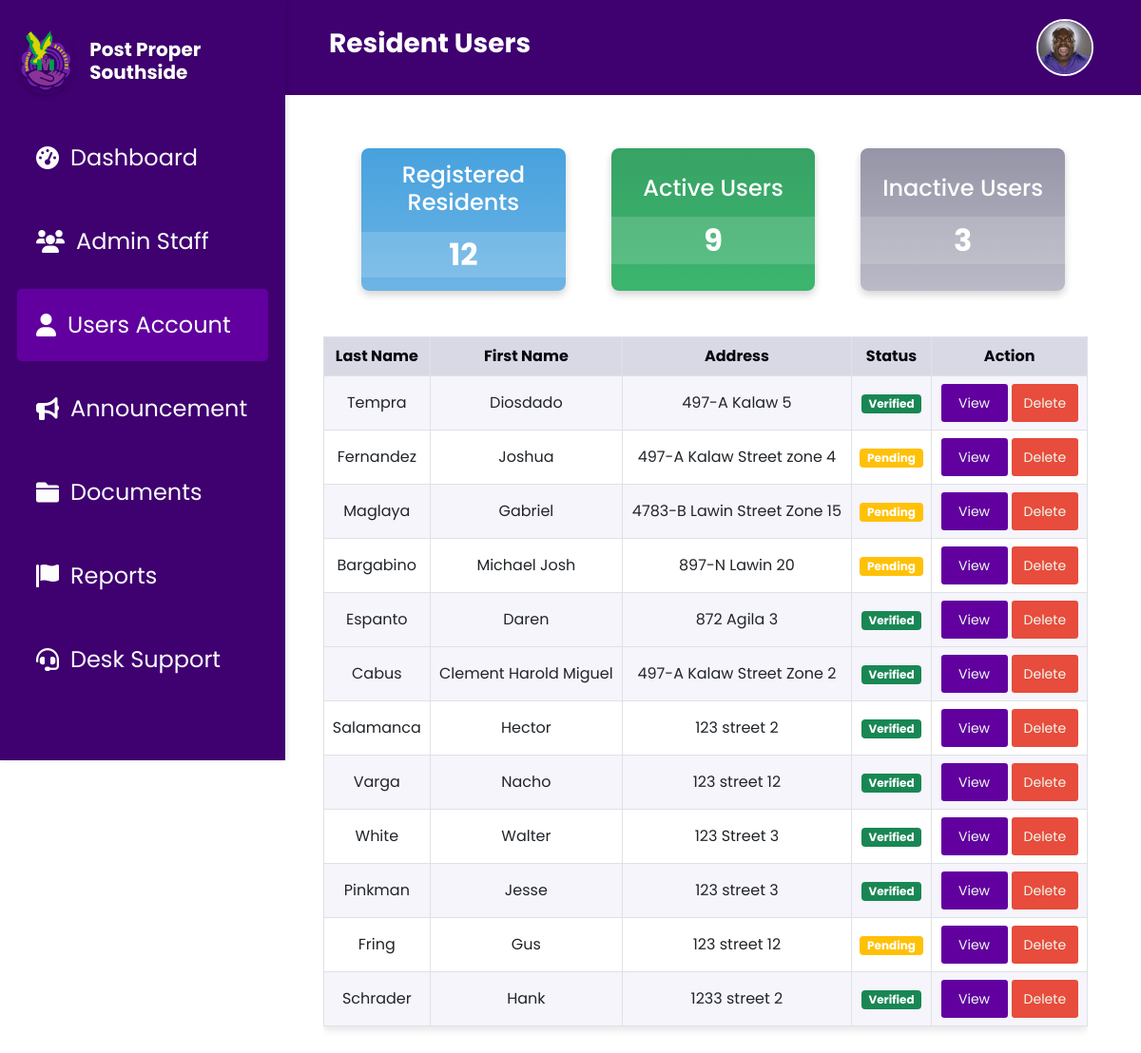
Page /users.php (signed in) on the earlier database version.
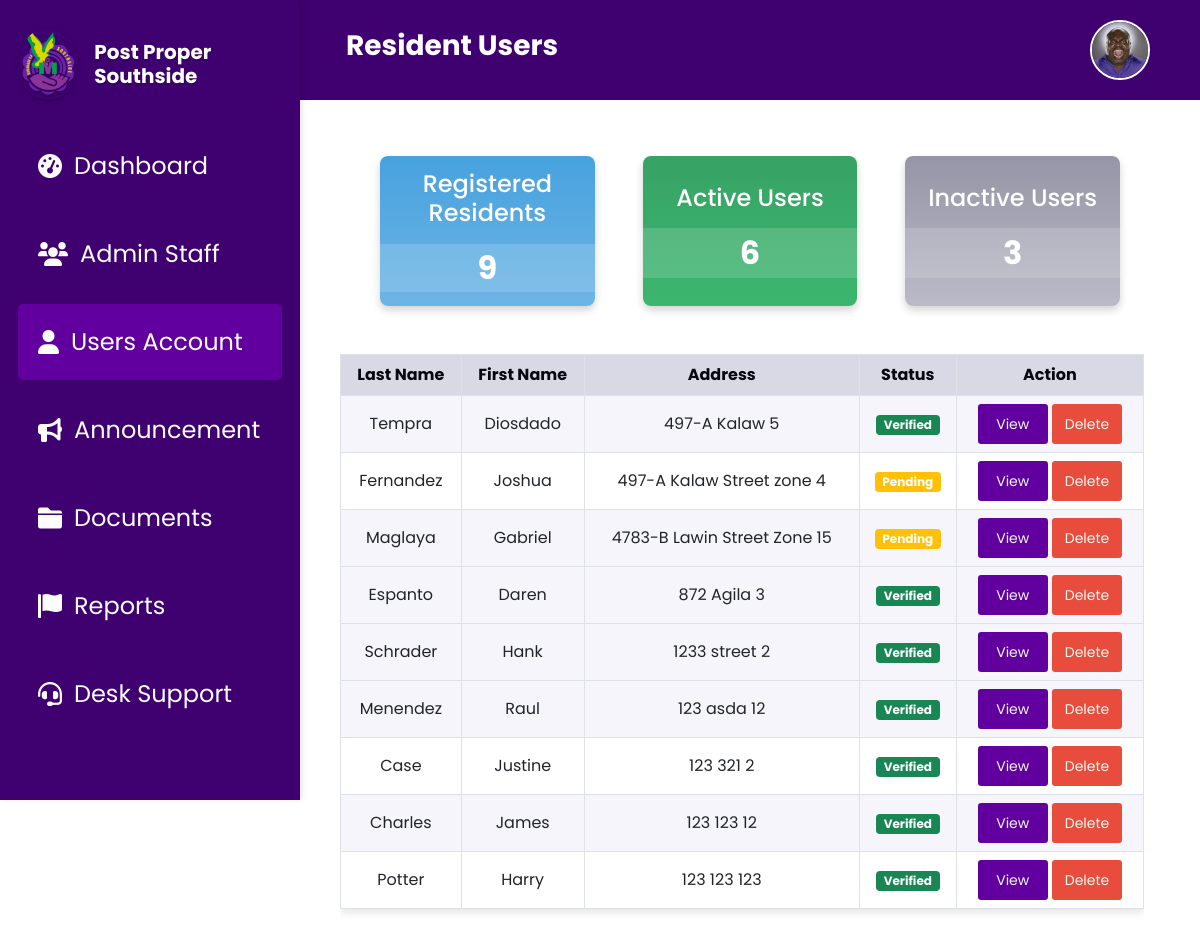
Same page on the later database version.
### tables this page shows
CREATE TABLE `user_accounts` (
  `id` int(11) NOT NULL,
  `firstName` varchar(50) NOT NULL,
  `lastName` varchar(50) NOT NULL,
  `username` varchar(50) NOT NULL,
  `age` int(11) DEFAULT NULL,
  `gender` enum('male','female') NOT NULL,
  `adrHouseNo` varchar(10) DEFAULT NULL,
  `adrZone` varchar(20) DEFAULT NULL,
  `adrStreet` varchar(100) DEFAULT NULL,
  `birthday` varchar(255) DEFAULT NULL,
  `password` varchar(255) NOT NULL,
  `user_profile_picture` longtext NOT NULL,
  `last_active` timestamp NULL DEFAULT NULL,
  `full_name` varchar(255) GENERATED ALWAYS AS (concat(`firstName`,' ',`lastName`)) STORED,
  `status` enum('pending','verified','rejected') NOT NULL DEFAULT 'pending',
  `user_valid_id` longtext DEFAULT NULL,
  `user_valid_id_back` longtext DEFAULT NULL
);

### users.php (the view, shortened to what this page needs)
<?php
include 'db.php';
$inactiveThreshold = date('Y-m-d H:i:s', strtotime('-30 days'));
try {
    $sql = "SELECT id, firstName, lastName, age, gender, adrHouseNo, adrZone, adrStreet, birthday, status FROM user_accounts";
    $stmt = $conn->prepare($sql);
    $stmt->execute();
    $users = $stmt->fetchAll(PDO::FETCH_ASSOC);
    $registeredResidentsQuery = "SELECT COUNT(*) AS count FROM user_accounts";
    $registeredResidentsResult = $conn->query($registeredResidentsQuery)->fetch(PDO::FETCH_ASSOC);
    $registeredResidentsCount = $registeredResidentsResult['count'];
    $activeUsersQuery = "SELECT COUNT(*) AS count FROM user_accounts
                        WHERE last_active >= :threshold";
    $stmt = $conn->prepare($activeUsersQuery);
    $stmt->bindParam(':threshold', $inactiveThreshold);
    $stmt->execute();
    $activeUsersResult = $stmt->fetch(PDO::FETCH_ASSOC);
    $activeUsersCount = $activeUsersResult['count'];
    $inactiveUsersCount = $registeredResidentsCount - $activeUsersCount;
} catch (PDOException $e) {
    echo "Error: " . $e->getMessage();
    exit;
}
?>
<!DOCTYPE html>
<html lang="en">
<head>
    <link rel="stylesheet" href="css/users.css">
    <link rel="stylesheet" href="https://cdn.jsdelivr.net/npm/bootstrap@5.0.2/dist/css/bootstrap.min.css">
</head>
<body>
<?php
    $pageTitle = "Resident Users";
    include 'header.php';
    include 'sidebar.php';
?>
<div class="main-content">
    <div class="container mt-4 px-4">
        <div class="row justify-content-center mb-5" style="max-width: 100vw; margin: 0 auto;">
            <div class="col-md-4 px-4">
                <div class="stat-box total-resident text-center py-3">
                    <h4>Registered Residents</h4>
                    <div class="stat-number"><?php echo $registeredResidentsCount; ?></div>
                </div>
            </div>
            <div class="col-md-4 px-4">
                <div class="stat-box active-user text-center py-3">
                    <h4>Active Users</h4>
                    <div class="stat-number"><?php echo $activeUsersCount; ?></div>
                </div>
            </div>
            <div class="col-md-4 px-4">
                <div class="stat-box inactive-user text-center py-3">
                    <h4>Inactive Users</h4>
                    <div class="stat-number"><?php echo $inactiveUsersCount; ?></div>
                </div>
            </div>
        </div>
        <div class="table-responsive" style="max-width: 100vw; margin-left: -1rem;">
            <table class="table table-bordered text-center align-middle">
                <thead>
                    <tr>
                        <th>Last Name</th>
                        <th>First Name</th>
                        <th>Address</th>
                        <th>Status</th>
                        <th>Action</th>
                    </tr>
                </thead>
                <tbody>
                    <?php foreach ($users as $user): ?>
                    <tr style="background-color: <?php echo ($user['id'] % 2 == 0) ? '#F5F5FB' : '#FFFFFF'; ?>;">
                        <td><?php echo htmlspecialchars($user['lastName']); ?></td>
                        <td><?php echo htmlspecialchars($user['firstName']); ?></td>
                        <td>
                            <?php
                                echo htmlspecialchars($user['adrHouseNo']) . " " .
                                    htmlspecialchars($user['adrStreet']) . " " .
                                    htmlspecialchars($user['adrZone']);
                            ?>
                        </td>
                        <td>
                            <span class="badge <?php
                                $statusClass = '';
                                if ($user['status'] === 'verified') {
                                    $statusClass = 'bg-success';
                                } elseif ($user['status'] === 'rejected') {
                                    $statusClass = 'bg-danger';
                                } else {
                                    $statusClass = 'bg-warning';
                                }
                                echo $statusClass;
                            ?>">
                                <?php echo ucfirst($user['status'] ?? 'pending'); ?>
                            </span>
                        </td>
                        <td>
                            <a href="view_user.php?id=<?php echo $user['id']; ?>" class="btn-view btn-sm">View</a>
                            <button class="btn-delete btn-sm" onclick="confirmDelete(<?php echo $user['id']; ?>)">Delete</button>
                        </td>
                    </tr>
                    <?php endforeach; ?>
                </tbody>
            </table>
        </div>
    </div>
</div>
</body>
</html>

### header.php (shortened to what this page needs)
<!DOCTYPE html>
<html lang="en">
<head>
    <link rel="stylesheet" href="css/header.css">
    <link href="https://cdn.jsdelivr.net/npm/bootstrap@5.0.2/dist/css/bootstrap.min.css" rel="stylesheet">
</head>
<body>
<?php
require 'db.php';
$pageTitle = isset($pageTitle) ? $pageTitle : "Default Title";
if (isset($_SESSION['loggedin']) && $_SESSION['loggedin'] === true && isset($_SESSION['admin_id'])) {
    $adminId = $_SESSION['admin_id'];
    $profileLink = "admin_profile.php";
    try {
        $sql = "SELECT profile_picture FROM admin_accounts WHERE id = ?";
        $stmt = $conn->prepare($sql);
        $stmt->execute([$adminId]);
        $admin = $stmt->fetch(PDO::FETCH_ASSOC);
        $profilePicture = !empty($admin['profile_picture']) ? $admin['profile_picture'] : 'assets/profile.jpg';
    } catch (PDOException $e) {
        echo "Error fetching profile picture: " . $e->getMessage();
        $profilePicture = 'assets/profile.jpg';
    }
} else {
    $profileLink = "splash.php";
    $profilePicture = 'assets/profile.jpg';
}
?>
<div class="header-container">
    <h1 class="page-title"><?php echo $pageTitle; ?></h1>
    <div class="account">
        <a href="<?php echo $profileLink; ?>" class="account-link">
            <img src="<?php echo $profilePicture; ?>" alt="Admin Profile" class="img-fluid rounded-circle account-icon">
        </a>
    </div>
</div>
</body>
</html>

### sidebar.php (shortened to what this page needs)
<!DOCTYPE html>
<html lang="en">
<head>
    <link rel="stylesheet" href="css/Sidebar.css">
    <link rel="stylesheet" href="https://cdnjs.cloudflare.com/ajax/libs/font-awesome/6.0.0-beta3/css/all.min.css">
</head>
<body>
<div class="sidebar">
    <div class="logo-section">
        <img src="assets/Southside.png" alt="Logo" class="logo" onclick="redirectToDashboard()">
        <h3 class="sidebar-title" onclick="redirectToDashboard()">Post Proper Southside</h3>
    </div>
    <?php
    $current_page = basename($_SERVER['PHP_SELF']);
    ?>
    <a href="dashboard.php" class="sidebar-link <?= $current_page == 'dashboard.php' ? 'active' : '' ?>">
        <i class="fas fa-tachometer-alt"></i> Dashboard
    </a>
    <a href="admin_staff.php" class="sidebar-link <?= $current_page == 'admin_staff.php' ? 'active' : '' ?>">
        <i class="fas fa-users"></i> Admin Staff
    </a>
    <a href="users.php" class="sidebar-link <?= $current_page == 'users.php' ? 'active' : '' ?>">
        <i class="fa-solid fa-user"></i> Users Account
    </a>
    <a href="announcement.php" class="sidebar-link <?= $current_page == 'announcement.php' ? 'active' : '' ?>">
        <i class="fas fa-bullhorn"></i> Announcement
    </a>
    <a href="documents.php" class="sidebar-link <?= $current_page == 'documents.php' ? 'active' : '' ?>">
        <i class="fas fa-folder"></i>Documents
    </a>
    <a href="reports.php" class="sidebar-link <?= $current_page == 'reports.php' ? 'active' : '' ?>">
        <i class="fas fa-flag"></i> Reports
    </a>
    <a href="desk_support.php" class="sidebar-link <?= $current_page == 'desk_support.php' ? 'active' : '' ?>">
        <i class="fas fa-headset"></i> Desk Support
    </a>
</div>
</body>
</html>

### css/Users.css (style rules this page uses)
:root { --text-dark: #06070f; --text-light: #f0f0fa; --main-color: #61009f; --header-color: #3f0070; --button-default: #8a43c5; --button-hover: #b52aff; --focus-textfield: #9b4dff; --box-shadow: 2px 2px 3px rgba(0, 0, 0, 0.3); --container-blue: linear-gradient(180deg, #3498db, #5dade2); --container-yellow: linear-gradient(180deg, #d68910, #f5b041); --container-red: linear-gradient(180deg, #a93226, #e74c3c); --container-green: linear-gradient(180deg, #229954, #27ae60); }
body { font-family: "Poppins", sans-serif; background-color: var(--text-light); }
.main-content { padding: 2rem; margin-left: 18vw; flex: 1; }
.stat-box { color: #ffffff; flex: 1; max-width: 20rem; height: 9.375rem; border-radius: 0.5rem; opacity: 0.9; display: flex; flex-direction: column; align-items: center; justify-content: center; box-shadow: 0 4px 8px rgba(0, 0, 0, 0.2); transition: transform 0.2s ease; }
.stat-box h4 { font-family: "Poppins", sans-serif; font-size: 1.5rem; font-weight: 500; margin-bottom: 0.5rem; }
.stat-number { font-family: "Poppins", sans-serif; font-size: 2rem; font-weight: 700; width: 15.625rem; height: 3.125rem; background: rgba(255, 255, 255, 0.1); display: inline-flex; align-items: center; justify-content: center; border-radius: 0.5rem; margin-top: 0.5rem; background-color: rgba(255, 255, 255, 0.15); }
.table-responsive { font-family: "Poppins", sans-serif; display: flex; justify-content: center; padding-left: 0; padding-right: 0; }
.table { width: 100%; border: 1px solid #dcdcdc; overflow: hidden; box-shadow: 0 4px 8px rgba(0, 0, 0, 0.1); }
.table thead th { font-weight: 700; color: var(--text-dark); background-color: #d9d9e6; }
.table tbody tr:nth-child(odd) { background-color: #ffffff; }
.table tbody tr:nth-child(even) { background-color: #f5f5fb; }
.total-resident { background: var(--container-blue); }
.active-user { background: var(--container-green); }
.inactive-user { background: linear-gradient(180deg, #8a8a9e, #b3b3c2); }
.btn-view { width: 4.375rem; height: 2.5rem; border-radius: 0.5rem; text-decoration: none; display: inline-flex; justify-content: center; align-items: center; background-color: #61009f; color: #f0faf0; border: none; cursor: pointer; transition: background-color 0.3s; }
.btn-delete { color: #f0faf0; font-size: 1rem; width: 4.375rem; height: 2.5rem; border: none; text-decoration: none; background-color: #e74c3c; cursor: pointer; transition: background-color 0.3s; }

### css/header.css (style rules this page uses)
* { margin: 0; padding: 0; box-sizing: border-box; }
.header-container { background-color: #3f0070; padding: 20px 50px; margin-left: 18.5rem; text-align: left; position: relative; display: flex; justify-content: space-between; align-items: center; width: auto; }
.page-title { font-size: 28px; color: #ffffff; font-weight: bold; font-family: "Poppins", sans-serif; }
.account { display: flex; align-items: center; }
.account-link { display: inline-block; }
.account-icon { width: 3.75rem; height: auto; border-radius: 50%; aspect-ratio: 1 / 1; object-fit: cover; border: 0.125rem solid #ffffff; transition: transform 0.3s ease; }

### css/Sidebar.css (style rules this page uses)
.sidebar { background-color: #3f0070; width: 18.75rem; height: 100vh; padding: 2vh 1.5vw; position: fixed; top: 0; left: 0; box-shadow: 2px 0 5px rgba(0, 0, 0, 0.1); font-family: "Poppins", sans-serif; overflow-y: auto; transition: width 0.3s ease; z-index: 1000; }
.sidebar-title { font-size: 1.25rem; font-weight: 700; color: white; text-align: left; font-family: "Poppins", sans-serif; margin: 0; padding: 1.5rem 0; text-shadow: 1px 1px 2px rgba(0, 0, 0, 0.2); }
.logo-section { display: flex; align-items: center; margin-bottom: 1rem; border-radius: 0.5rem; }
.logo { width: 4.5rem; height: 4.5rem; margin-right: 1rem; border-radius: 50%; box-shadow: 0 2px 4px rgba(0, 0, 0, 0.2); object-fit: cover; }
h3 { font-size: 1rem; font-family: "Poppins", sans-serif; color: white; text-align: center; margin: 0; padding: 10px 0; text-shadow: 1px 1px 2px rgba(0, 0, 0, 0.2); }
.sidebar-link { display: flex; align-items: center; padding: 1.25rem; margin: 0.75rem 0; color: #fcfcfc; text-decoration: none; border-radius: 5px; background-color: transparent; transition: background-color 0.3s ease, color 0.3s ease; cursor: pointer; font-size: 1.5rem; font-family: "Poppins", sans-serif; white-space: nowrap; }
.sidebar-link i { margin-right: 0.75rem; }
.sidebar-link.active { background-color: #61009f !important; color: #ffffff !important; }
.main-content { margin-left: 18.75rem; }

Differences in the rows shown:
removed user_accounts: lastName "Bargabino", firstName "Michael Josh", adrHouseNo "897-N", adrStreet "Lawin", adrZone "20", status "Pending"
removed user_accounts: lastName "Cabus", firstName "Clement Harold Miguel", adrHouseNo "497-A", adrStreet "Kalaw Street", adrZone "Zone 2", status "Verified"
removed user_accounts: lastName "Salamanca", firstName "Hector", adrHouseNo "123", adrStreet "street", adrZone "2", status "Verified"
removed user_accounts: lastName "Varga", firstName "Nacho", adrHouseNo "123", adrStreet "street", adrZone "12", status "Verified"
removed user_accounts: lastName "White", firstName "Walter", adrHouseNo "123", adrStreet "Street", adrZone "3", status "Verified"
removed user_accounts: lastName "Pinkman", firstName "Jesse", adrHouseNo "123", adrStreet "street", adrZone "3", status "Verified"
removed user_accounts: lastName "Fring", firstName "Gus", adrHouseNo "123", adrStreet "street", adrZone "12", status "Pending"
added user_accounts: lastName "Menendez", firstName "Raul", adrHouseNo "123", adrStreet "asda", adrZone "12", status "Verified"
added user_accounts: lastName "Case", firstName "Justine", adrHouseNo "123", adrStreet "321", adrZone "2", status "Verified"
added user_accounts: lastName "Charles", firstName "James", adrHouseNo "123", adrStreet "123", adrZone "12", status "Verified"
added user_accounts: lastName "Potter", firstName "Harry", adrHouseNo "123", adrStreet "123", adrZone "123", status "Verified"
Other differences:
$registeredResidentsCount: "12" → "9"
$activeUsersCount: "9" → "6"
